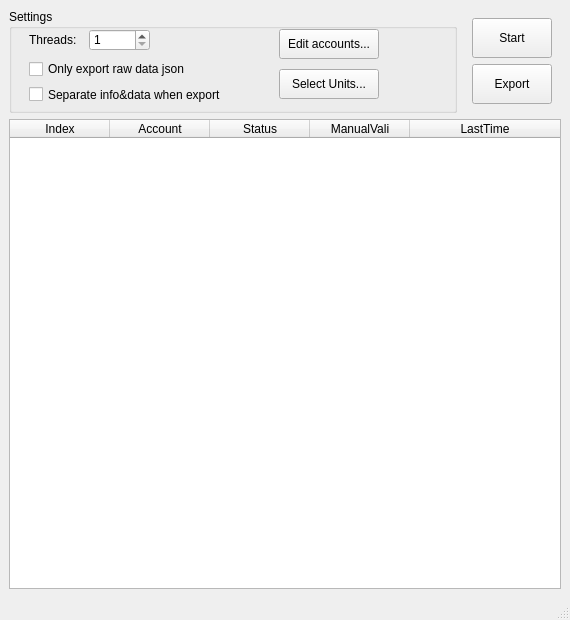
<?xml version="1.0" encoding="UTF-8"?>
<ui version="4.0">
 <class>MainWindow</class>
 <widget class="QMainWindow" name="MainWindow">
  <property name="geometry">
   <rect>
    <x>0</x>
    <y>0</y>
    <width>570</width>
    <height>620</height>
   </rect>
  </property>
  <property name="windowTitle">
   <string>Autobox</string>
  </property>
  <widget class="QWidget" name="centralwidget">
   <layout class="QVBoxLayout" name="verticalLayout_3">
    <item>
     <layout class="QHBoxLayout" name="horizontalLayout">
      <item>
       <widget class="QGroupBox" name="groupBox">
        <property name="sizePolicy">
         <sizepolicy hsizetype="Expanding" vsizetype="Fixed">
          <horstretch>0</horstretch>
          <verstretch>0</verstretch>
         </sizepolicy>
        </property>
        <property name="minimumSize">
         <size>
          <width>0</width>
          <height>104</height>
         </size>
        </property>
        <property name="title">
         <string>Settings</string>
        </property>
        <widget class="QCheckBox" name="checkBoxSep">
         <property name="geometry">
          <rect>
           <x>20</x>
           <y>70</y>
           <width>211</width>
           <height>31</height>
          </rect>
         </property>
         <property name="sizePolicy">
          <sizepolicy hsizetype="Preferred" vsizetype="Fixed">
           <horstretch>0</horstretch>
           <verstretch>0</verstretch>
          </sizepolicy>
         </property>
         <property name="text">
          <string>Separate info&amp;&amp;data when export</string>
         </property>
        </widget>
        <widget class="QPushButton" name="btnEdit">
         <property name="geometry">
          <rect>
           <x>270</x>
           <y>20</y>
           <width>100</width>
           <height>30</height>
          </rect>
         </property>
         <property name="text">
          <string>Edit accounts...</string>
         </property>
         <property name="test" stdset="0">
          <string>abc</string>
         </property>
        </widget>
        <widget class="QLabel" name="labelThreads">
         <property name="geometry">
          <rect>
           <x>20</x>
           <y>20</y>
           <width>51</width>
           <height>21</height>
          </rect>
         </property>
         <property name="text">
          <string>Threads:</string>
         </property>
        </widget>
        <widget class="QSpinBox" name="spboxThNum">
         <property name="geometry">
          <rect>
           <x>80</x>
           <y>20</y>
           <width>61</width>
           <height>22</height>
          </rect>
         </property>
         <property name="minimum">
          <number>1</number>
         </property>
         <property name="maximum">
          <number>8</number>
         </property>
        </widget>
        <widget class="QPushButton" name="btnSelectU">
         <property name="geometry">
          <rect>
           <x>270</x>
           <y>60</y>
           <width>100</width>
           <height>30</height>
          </rect>
         </property>
         <property name="text">
          <string>Select Units...</string>
         </property>
        </widget>
        <widget class="QCheckBox" name="checkBoxRaw">
         <property name="geometry">
          <rect>
           <x>20</x>
           <y>50</y>
           <width>201</width>
           <height>20</height>
          </rect>
         </property>
         <property name="text">
          <string>Only export raw data json</string>
         </property>
        </widget>
       </widget>
      </item>
      <item>
       <widget class="QWidget" name="verticalWidget_2" native="true">
        <property name="sizePolicy">
         <sizepolicy hsizetype="Preferred" vsizetype="Ignored">
          <horstretch>0</horstretch>
          <verstretch>0</verstretch>
         </sizepolicy>
        </property>
        <layout class="QVBoxLayout" name="verticalLayout_2">
         <item>
          <widget class="QPushButton" name="btnStart">
           <property name="sizePolicy">
            <sizepolicy hsizetype="Minimum" vsizetype="Minimum">
             <horstretch>0</horstretch>
             <verstretch>0</verstretch>
            </sizepolicy>
           </property>
           <property name="text">
            <string>Start</string>
           </property>
           <property name="flat">
            <bool>false</bool>
           </property>
          </widget>
         </item>
         <item>
          <widget class="QPushButton" name="btnOutput">
           <property name="sizePolicy">
            <sizepolicy hsizetype="Minimum" vsizetype="Minimum">
             <horstretch>0</horstretch>
             <verstretch>0</verstretch>
            </sizepolicy>
           </property>
           <property name="text">
            <string>Export</string>
           </property>
          </widget>
         </item>
        </layout>
       </widget>
      </item>
     </layout>
    </item>
    <item>
     <widget class="QTableWidget" name="tableWidget">
      <property name="enabled">
       <bool>true</bool>
      </property>
      <property name="sizePolicy">
       <sizepolicy hsizetype="Preferred" vsizetype="Expanding">
        <horstretch>0</horstretch>
        <verstretch>0</verstretch>
       </sizepolicy>
      </property>
      <property name="minimumSize">
       <size>
        <width>0</width>
        <height>470</height>
       </size>
      </property>
      <property name="editTriggers">
       <set>QAbstractItemView::NoEditTriggers</set>
      </property>
      <property name="showDropIndicator" stdset="0">
       <bool>false</bool>
      </property>
      <property name="selectionMode">
       <enum>QAbstractItemView::NoSelection</enum>
      </property>
      <property name="selectionBehavior">
       <enum>QAbstractItemView::SelectRows</enum>
      </property>
      <attribute name="horizontalHeaderVisible">
       <bool>true</bool>
      </attribute>
      <attribute name="horizontalHeaderCascadingSectionResizes">
       <bool>true</bool>
      </attribute>
      <attribute name="horizontalHeaderHighlightSections">
       <bool>true</bool>
      </attribute>
      <attribute name="horizontalHeaderStretchLastSection">
       <bool>true</bool>
      </attribute>
      <attribute name="verticalHeaderVisible">
       <bool>false</bool>
      </attribute>
      <attribute name="verticalHeaderShowSortIndicator" stdset="0">
       <bool>false</bool>
      </attribute>
      <attribute name="verticalHeaderStretchLastSection">
       <bool>false</bool>
      </attribute>
      <column>
       <property name="text">
        <string>Index</string>
       </property>
      </column>
      <column>
       <property name="text">
        <string>Account</string>
       </property>
      </column>
      <column>
       <property name="text">
        <string>Status</string>
       </property>
      </column>
      <column>
       <property name="text">
        <string>ManualVali</string>
       </property>
      </column>
      <column>
       <property name="text">
        <string>LastTime</string>
       </property>
      </column>
     </widget>
    </item>
   </layout>
  </widget>
  <widget class="QStatusBar" name="statusBar"/>
 </widget>
 <tabstops>
  <tabstop>spboxThNum</tabstop>
  <tabstop>checkBoxSep</tabstop>
  <tabstop>btnEdit</tabstop>
  <tabstop>btnSelectU</tabstop>
  <tabstop>btnStart</tabstop>
  <tabstop>btnOutput</tabstop>
 </tabstops>
 <resources>
  <include location="../main_res.qrc"/>
 </resources>
 <connections/>
</ui>
